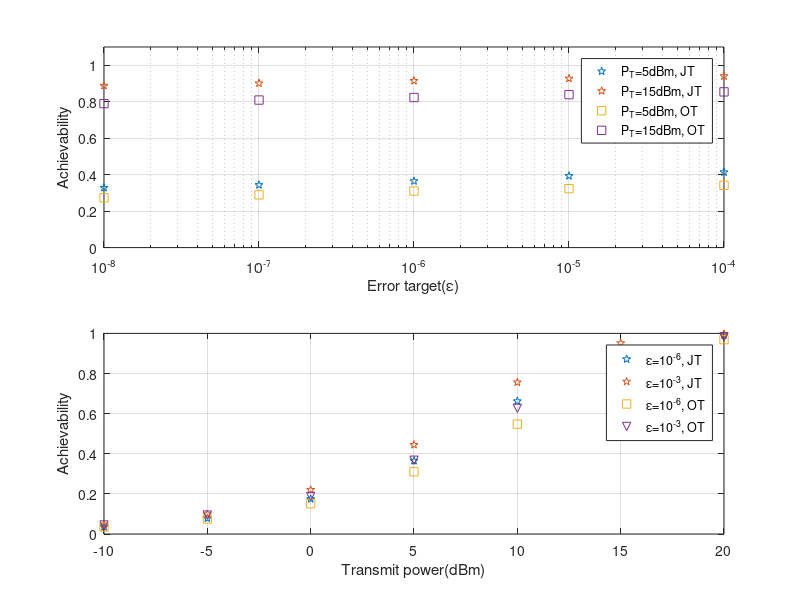

This chart was generated by the following MATLAB code: (Note: this script raises an error after producing the figure.)
figure;
P_t = [-10 -5 0 5 10 15 20];
epsilon = [10^(-8) 10^(-7) 10^(-6) 10^(-5) 10^(-4) 10^(-3)];
A_success_JT=[
   0.033220000000000   0.034500000000000   0.035420000000000   0.038620000000000   0.041560000000000   0.044920000000000
   0.068300000000000   0.074120000000000   0.078360000000000   0.082720000000000   0.090140000000000   0.098800000000000
   0.153640000000000   0.160360000000000   0.174720000000000   0.184460000000000   0.198140000000000   0.220180000000000
   0.328080000000000   0.343520000000000   0.364900000000000   0.393240000000000   0.413500000000000   0.444680000000000
   0.616280000000000   0.642520000000000   0.662200000000000   0.691620000000000   0.719920000000000   0.756120000000000
   0.887880000000000   0.900860000000000   0.914640000000000   0.927120000000000   0.940200000000000   0.951680000000000
   0.988820000000000   0.989560000000000   0.992120000000000   0.995040000000000   0.995820000000000   0.997080000000000
];
A_success_OT=[
   0.029820000000000   0.032460000000000   0.034680000000000   0.036640000000000   0.040840000000000   0.044740000000000
   0.066880000000000   0.069340000000000   0.074600000000000   0.079160000000000   0.084260000000000   0.094140000000000
   0.135740000000000   0.142700000000000   0.151180000000000   0.160620000000000   0.172960000000000   0.187180000000000
   0.273240000000000   0.288960000000000   0.310280000000000   0.323260000000000   0.341480000000000   0.367680000000000
   0.510620000000000   0.529260000000000   0.547540000000000   0.575800000000000   0.598800000000000   0.626940000000000
   0.789580000000000   0.809100000000000   0.822980000000000   0.838780000000000   0.853900000000000   0.872300000000000
   0.957600000000000   0.963340000000000   0.968940000000000   0.974080000000000   0.977560000000000   0.982660000000000
];

subplot(2,1,1);
semilogx(epsilon, A_success_JT(4,:),'p', epsilon, A_success_JT(6,:),'p', epsilon, A_success_OT(4,:),'s', epsilon, A_success_OT(6,:),'s');
legend('P_T=5dBm, JT', 'P_T=15dBm, JT', 'P_T=5dBm, OT', 'P_T=15dBm, OT');
axis([10^-8 10^-4 0 1.1]);
xlabel('Error target(\epsilon)');
ylabel('Achievability');
grid on;

subplot(2,1,2);
plot(P_t, A_success_JT(:,3),'p', P_t, A_success_JT(:,6),'p', P_t, A_success_OT(:,3),'s', P_t, A_success_OT(:,6),'v');
legend('\epsilon=10^{-6}, JT', '\epsilon=10^{-3}, JT', '\epsilon=10^{-6}, OT', '\epsilon=10^{-3}, OT');
axis([-10 20 0 1]);
xlabel('Transmit power(dBm)');
ylabel('Achievability');
grid on;

sgtitle('Low interference setting')
